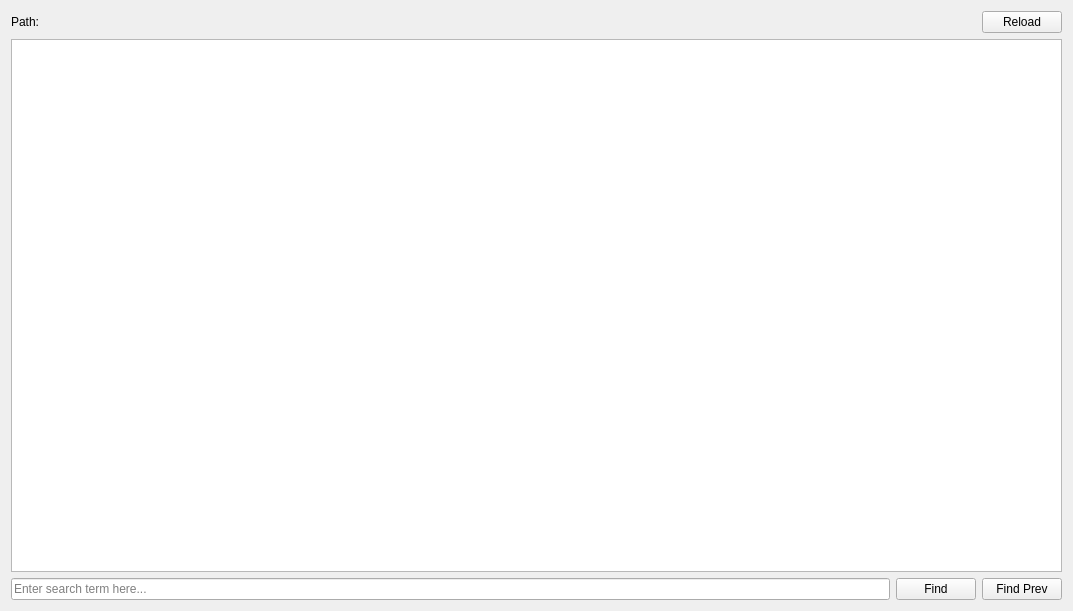
<?xml version="1.0" encoding="UTF-8"?>
<ui version="4.0">
 <class>fileviewertab</class>
 <widget class="QWidget" name="fileviewertab">
  <property name="geometry">
   <rect>
    <x>0</x>
    <y>0</y>
    <width>1073</width>
    <height>611</height>
   </rect>
  </property>
  <property name="windowTitle">
   <string>Form</string>
  </property>
  <layout class="QVBoxLayout" name="verticalLayout" stretch="0,1,0">
   <item>
    <layout class="QHBoxLayout" name="title_layout">
     <item>
      <widget class="QLabel" name="title">
       <property name="sizePolicy">
        <sizepolicy hsizetype="Preferred" vsizetype="Maximum">
         <horstretch>0</horstretch>
         <verstretch>0</verstretch>
        </sizepolicy>
       </property>
       <property name="text">
        <string>Path: </string>
       </property>
      </widget>
     </item>
     <item>
      <widget class="QPushButton" name="reload_button">
       <property name="sizePolicy">
        <sizepolicy hsizetype="Maximum" vsizetype="Maximum">
         <horstretch>0</horstretch>
         <verstretch>0</verstretch>
        </sizepolicy>
       </property>
       <property name="text">
        <string>Reload</string>
       </property>
      </widget>
     </item>
    </layout>
   </item>
   <item>
    <widget class="QTextEdit" name="display">
     <property name="undoRedoEnabled">
      <bool>false</bool>
     </property>
     <property name="readOnly">
      <bool>true</bool>
     </property>
     <property name="html">
      <string>&lt;!DOCTYPE HTML PUBLIC &quot;-//W3C//DTD HTML 4.0//EN&quot; &quot;http://www.w3.org/TR/REC-html40/strict.dtd&quot;&gt;
&lt;html&gt;&lt;head&gt;&lt;meta name=&quot;qrichtext&quot; content=&quot;1&quot; /&gt;&lt;style type=&quot;text/css&quot;&gt;
p, li { white-space: pre-wrap; }
&lt;/style&gt;&lt;/head&gt;&lt;body style=&quot; font-family:'Ubuntu'; font-size:11pt; font-weight:400; font-style:normal;&quot;&gt;
&lt;p style=&quot;-qt-paragraph-type:empty; margin-top:0px; margin-bottom:0px; margin-left:0px; margin-right:0px; -qt-block-indent:0; text-indent:0px;&quot;&gt;&lt;br /&gt;&lt;/p&gt;&lt;/body&gt;&lt;/html&gt;</string>
     </property>
    </widget>
   </item>
   <item>
    <layout class="QHBoxLayout" name="search_layout">
     <item>
      <widget class="QLineEdit" name="line_edit">
       <property name="dragEnabled">
        <bool>true</bool>
       </property>
       <property name="placeholderText">
        <string>Enter search term here...</string>
       </property>
       <property name="clearButtonEnabled">
        <bool>true</bool>
       </property>
      </widget>
     </item>
     <item>
      <widget class="QPushButton" name="find_next_button">
       <property name="text">
        <string>Find</string>
       </property>
      </widget>
     </item>
     <item>
      <widget class="QPushButton" name="find_prev_button">
       <property name="text">
        <string>Find Prev</string>
       </property>
      </widget>
     </item>
    </layout>
   </item>
  </layout>
 </widget>
 <resources/>
 <connections/>
</ui>
